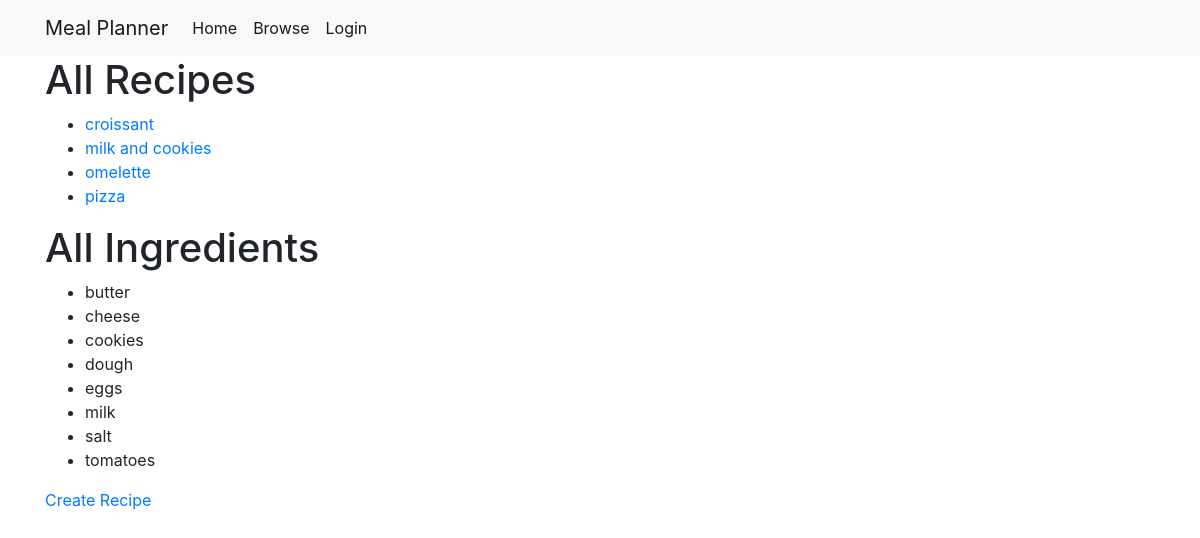
The app's page /, older data.
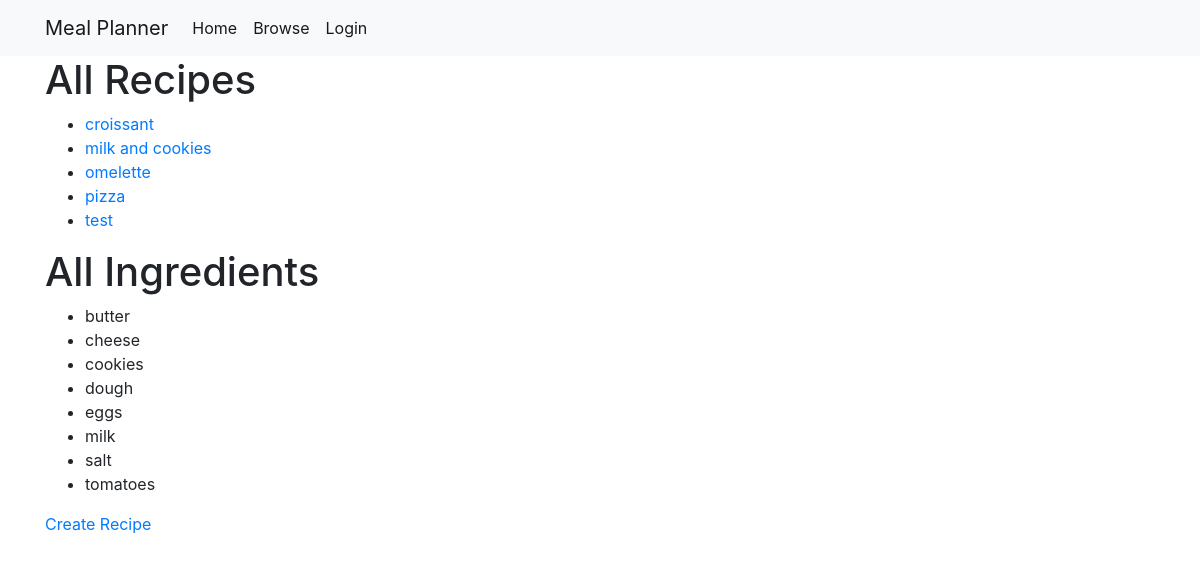
The same page, newer data.
### recipes/models.py (models this page shows, shortened)
class Recipe(models.Model):
	name = models.CharField(max_length=50, unique=True)
	likes = models.IntegerField(default=0)
	cuisine = models.CharField(max_length=50, default='world')
	servings = models.IntegerField(default=1)
	ready_in = models.DurationField(default=datetime.timedelta(hours=1))
	cal = models.IntegerField(null=True)
	slug = models.SlugField(unique=True)
	ingredients = models.ManyToManyField(
		Ingredient,
		through='RecipeItem',
		related_name='recipes')
	users = models.ManyToManyField(
		User,
		through='UserRecipe',
		related_name='recipes',
		blank=True)
	class Meta:
		ordering = ('name',)

class Ingredient(models.Model):
	SPRING = 'SP'
	SUMMER = 'SU'
	FALL = 'FA'
	WINTER = 'WI'
	ALL_SEASONS = 'AS'
	SEASONALITY_CHOICES = [
		(SPRING, 'Spring'),
		(SUMMER, 'Summer'),
		(FALL, 'Fall'),
		(WINTER, 'Winter'),
		(ALL_SEASONS, 'All seasons'),
	]
	name = models.CharField(max_length=30, unique=True)
	seasonality = models.CharField(
		max_length=30,
		choices=SEASONALITY_CHOICES,
		default=ALL_SEASONS)
	class Meta:
		ordering = ('name',)

### recipes/views.py (the view)
# urls.py: path('', views.RecipeIndexView.as_view(), name='index'),
class RecipeIndexView(ListView):
    model = Recipe
    template_name = 'recipes/index.html'
    context_object_name = 'recipe_list'  # same as default, but made explicit for greater clarity
    def get_context_data(self, **kwargs):
        context = super().get_context_data(**kwargs)
        context['ingredients_list'] = Ingredient.objects.all()
        return context

### templates/recipes/index.html
{% extends "base_generic.html" %}
{% block content %}
<body>
	<div>
		<h1>All Recipes</h1>
		{% if recipe_list %}
		<ul>
			{% for recipe in recipe_list %}
			<li><a href="/recipes/{{recipe.slug}}/">{{ recipe.name }}</a></li>
			{% endfor %}
		</ul>
		{% else %}
			No recipes currently in database.
		{% endif %}
	</div>
	<div>
		<h1>All Ingredients</h1>
		{% if ingredients_list %}
		<ul>
			{% for ingredient in ingredients_list %}
			<li>{{ ingredient.name }}</li>
			{% endfor %}
		</ul>
		{% else %}
			No ingredients currently in database.
		{% endif %}
	</div>
	<div>
		<a href="/recipes/create_recipe/">Create Recipe</a>
	</div>
</body>
{% endblock %}

Row changes from the older to the newer data that the page shows:
added Recipe: name "test"
